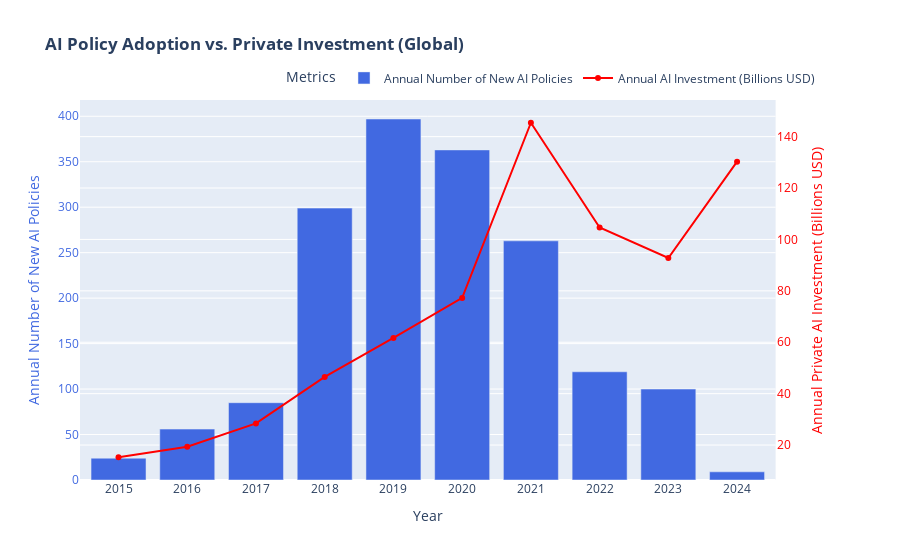

Here is the notebook cell this chart was saved with:
### Markdown cell above
### Part 4: The Main Visualization
In this section I'll use a dual-axis chart to show cumulative_policies (Bars) and Investment_Billions_USD (Line).

### Code cell
# Create a figure with a secondary y-axis
fig = make_subplots(specs=[[{"secondary_y": True}]])

# Add Annual Policies as a Bar chart
fig.add_trace(
    go.Bar(
        x=merged_df['Year'],
        y=merged_df['annual_policies'],
        name='Annual Number of New AI Policies',
        marker_color='royalblue'
    ),
    secondary_y=False,
)

# Add Annual Investment as a Line chart
fig.add_trace(
    go.Scatter(
        x=merged_df['Year'],
        y=merged_df['Investment_Billions_USD'],
        name='Annual AI Investment (Billions USD)',
        marker_color='red'
    ),
    secondary_y=True,
)

# Add figure titles and axis labels
fig.update_layout(
    title_text='<b>AI Policy Adoption vs. Private Investment (Global)</b>',
    xaxis_title='Year',
    legend_title='Metrics',
    legend=dict(
        orientation="h",
        yanchor="bottom",
        y=1.02,
        xanchor="right",
        x=1
    )
)

# Set the y-axes titles
fig.update_yaxes(
    title_text='Annual Number of New AI Policies',
    secondary_y=False,
    color='royalblue'
)
fig.update_yaxes(
    title_text='Annual Private AI Investment (Billions USD)',
    secondary_y=True,
    color='red'
)

# Make the X-axis show proper years
fig.update_xaxes(
    tickvals=merged_df['Year']
)

# Display the interactive plot
fig.show()

### Figure 1 — Plotly figure (JSON) as saved in the notebook; plotly's stock layout.template omitted (floating-point values rounded to 4 significant figures)
{"data": [{"marker": {"color": "royalblue"}, "name": "Annual Number of New AI Policies", "type": "bar", "x": [2015, 2016, 2017, 2018, 2019, 2020, 2021, 2022, 2023, 2024], "xaxis": "x", "y": [24, 56, 85, 299, 397, 363, 263, 119, 100, 9], "yaxis": "y"}, {"marker": {"color": "red"}, "name": "Annual AI Investment (Billions USD)", "type": "scatter", "x": [2015, 2016, 2017, 2018, 2019, 2020, 2021, 2022, 2023, 2024], "xaxis": "x", "y": [15.26, 19.34, 28.43, 46.51, 61.66, 77.26, 145.4, 104.6, 92.79, 130.3], "yaxis": "y2"}], "layout": {"legend": {"orientation": "h", "title": {"text": "Metrics"}, "x": 1, "xanchor": "right", "y": 1.02, "yanchor": "bottom"}, "title": {"text": "<b>AI Policy Adoption vs. Private Investment (Global)</b>"}, "xaxis": {"anchor": "y", "domain": [0, 0.94], "tickvals": [2015, 2016, 2017, 2018, 2019, 2020, 2021, 2022, 2023, 2024], "title": {"text": "Year"}}, "yaxis": {"anchor": "x", "color": "royalblue", "domain": [0, 1], "title": {"text": "Annual Number of New AI Policies"}}, "yaxis2": {"anchor": "x", "color": "red", "overlaying": "y", "side": "right", "title": {"text": "Annual Private AI Investment (Billions USD)"}}}}
